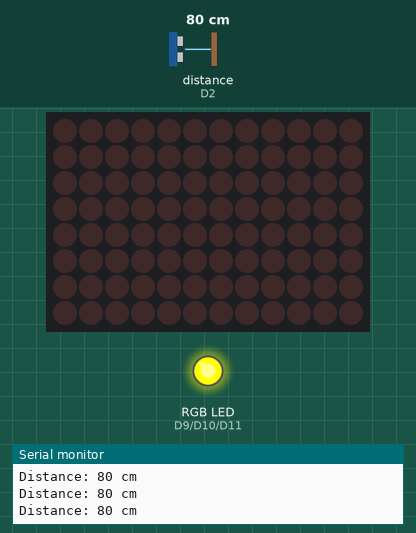
A sketch run on a simulated Arduino Uno R4 WiFi. On the bench: 12×8 LED matrix, an RGB LED mixed from three pins (HIGH = lit), the last lines printed to the serial monitor. Wiring (inferred from the names in the program): ultrasonic range finder: trigger D2; echo D2. The test bench sets the inputs (shaded band); at power-on: distance to the obstacle (sensor on D2) 80 cm. The echo pulse lasts 58.3 µs per cm.

Above: at 1.2 s.
1.3 s: distance to the obstacle (sensor on D2) set to 18 cm
At 2.5 s:
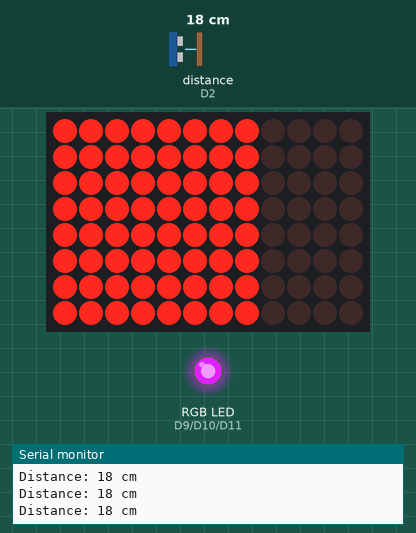
2.8 s: distance to the obstacle (sensor on D2) set to 2 cm
At 3.9 s:
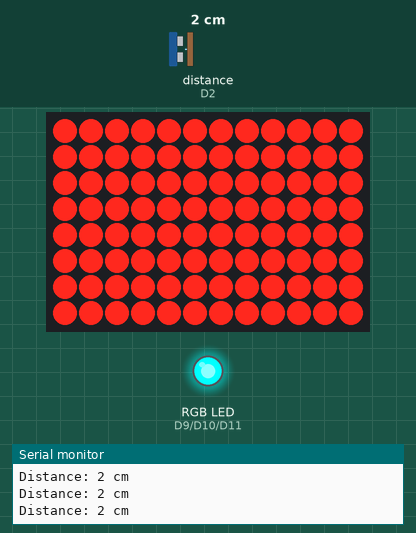
4.3 s: distance to the obstacle (sensor on D2) set to 9 cm
At 5.5 s:
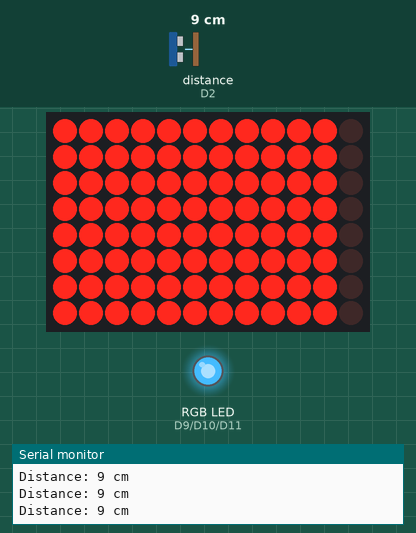
5.8 s: distance to the obstacle (sensor on D2) set to 35 cm
At 6.5 s:
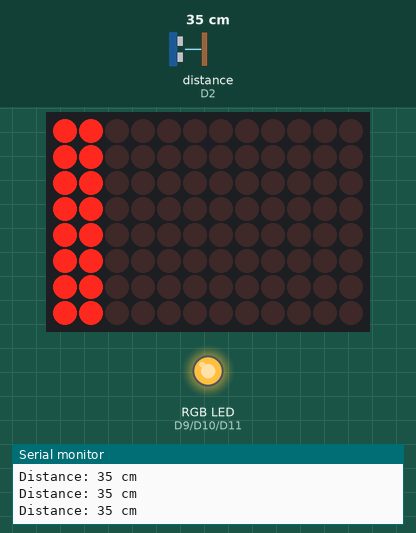
7.3 s: distance to the obstacle (sensor on D2) set to 4 cm
At 7.7 s:
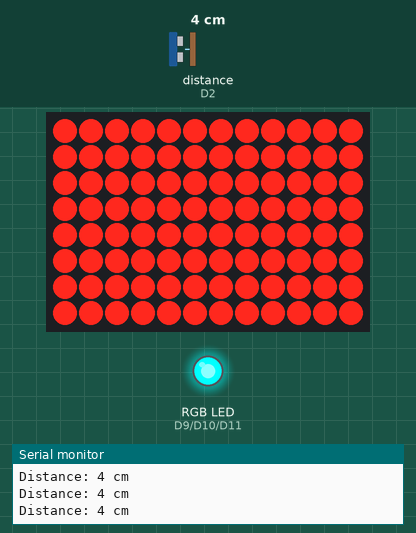
8.8 s: distance to the obstacle (sensor on D2) set to 11 cm
At 9.5 s:
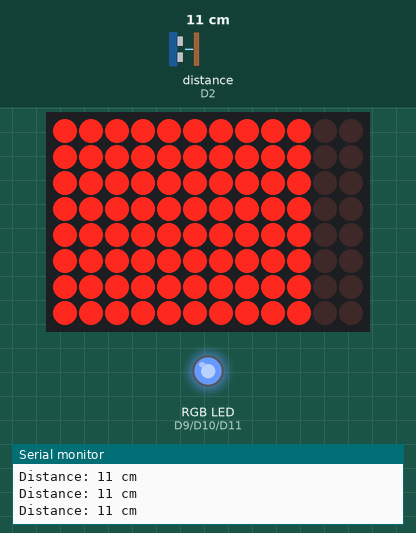
Timing chart, 0 to 11.3 s (numbered marks = the images above; inputs shaded):
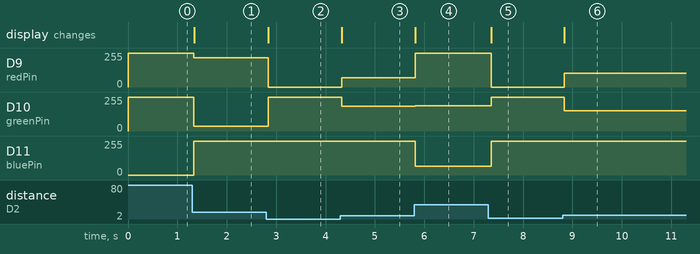

The sketch:

ping_rgb.ino
```cpp
#include "Arduino_LED_Matrix.h"

const int pingPin = 2;
// PWM Pins for RGB LED
const int redPin = 9;
const int greenPin = 10;
const int bluePin = 11;

ArduinoLEDMatrix matrix;
uint8_t frame[8][12] = {0};

void setup() {
  Serial.begin(115200);

  // Set RGB pins as outputs
  pinMode(redPin, OUTPUT);
  pinMode(greenPin, OUTPUT);
  pinMode(bluePin, OUTPUT);

  matrix.begin();
  Serial.println("READY");
}

void loop() {
  long duration, cm;

  // Trigger the Ping))) sensor
  pinMode(pingPin, OUTPUT);
  digitalWrite(pingPin, LOW);
  delayMicroseconds(2);
  digitalWrite(pingPin, HIGH);
  delayMicroseconds(5);
  digitalWrite(pingPin, LOW);
  pinMode(pingPin, INPUT);

  duration = pulseIn(pingPin, HIGH, 30000);

  if (duration == 0) {
    drawError();
    setRGB(0, 0, 0); // Turn LED off on error
  } else {
    cm = duration / 29 / 2;

    updateMatrix(cm);
    updateRGB(cm); // New function to handle the LED color

    Serial.print("Distance: ");
    Serial.print(cm);
    Serial.println(" cm");
  }

  delay(50);
}

// Logic to change LED color based on distance
void updateRGB(int distance) {
  int r = 0, g = 0, b = 0;

  // Constrain distance to our working range for stable math
  int d = constrain(distance, 5, 40);

  if (d <= 20) {
    // ZONE 1: Transition Red to Green
    // As distance increases from 5 to 20:
    // Red goes 255 -> 0, Green goes 0 -> 255
    r = map(d, 5, 20, 255, 0);
    g = map(d, 5, 20, 0, 255);
    b = 0;
  }
  else {
    // ZONE 2: Transition Green to Blue
    // As distance increases from 20 to 40:
    // Green goes 255 -> 0, Blue goes 0 -> 255
    r = 0;
    g = map(d, 20, 40, 255, 0);
    b = map(d, 20, 40, 0, 255);
  }

  setRGB(r, g, b);
}

// Helper to handle Common Anode logic (V-B-R-G)
void setRGB(int r, int g, int b) {
  // We subtract from 255 because Common Anode is "Active Low"
  analogWrite(redPin, 255 - r);
  analogWrite(greenPin, 255 - g);
  analogWrite(bluePin, 255 - b);
}

void updateMatrix(int distance) {
  int columnsToLight = map(distance, 5, 40, 12, 0);
  columnsToLight = constrain(columnsToLight, 0, 12);

  memset(frame, 0, sizeof(frame));
  for (int col = 0; col < columnsToLight; col++) {
    for (int row = 0; row < 8; row++) {
      frame[row][col] = 1;
    }
  }
  matrix.renderBitmap(frame, 8, 12);
}

void drawError() {
  memset(frame, 0, sizeof(frame));
  frame[3][5] = 1; frame[3][6] = 1;
  frame[4][5] = 1; frame[4][6] = 1;
  matrix.renderBitmap(frame, 8, 12);
}
```

Measured:
- after the input at 1.3 s, D9 (redPin): 255/255 → 221/255 at once; D10 (greenPin): 255/255 → 34/255 at once; D11 (bluePin): 0/255 → 255/255 at once; the display: changes at once (image 1)
- after the input at 2.8 s, D9 (redPin): 221/255 → 0/255 at once; D10 (greenPin): 34/255 → 255/255 at once; the display: changes at once (image 2)
- after the input at 4.3 s, D9 (redPin): 0/255 → 68/255 at once; D10 (greenPin): 255/255 → 187/255 at once; the display: changes at once (image 3)
- after the input at 5.8 s, D9 (redPin): 68/255 → 255/255 at once; D10 (greenPin): 187/255 → 191/255 at once; D11 (bluePin): 255/255 → 64/255 at once; the display: changes at once (image 4)
- after the input at 7.3 s, D9 (redPin): 255/255 → 0/255 after 0.05 s; D10 (greenPin): 191/255 → 255/255 after 0.05 s; D11 (bluePin): 64/255 → 255/255 after 0.05 s; the display: changes after 0.05 s (image 5)
- after the input at 8.8 s, D9 (redPin): 0/255 → 102/255 at once; D10 (greenPin): 255/255 → 153/255 at once; the display: changes at once (image 6)
